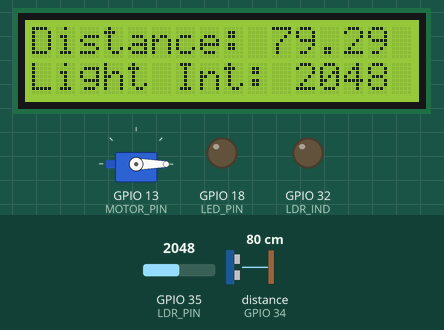
This sketch was run on a simulated ESP32. Parts: 16×2 character LCD, servo, output pins drawn as LEDs (lit = HIGH). Wiring (inferred from the names in the program): ultrasonic range finder: trigger GPIO 33; echo GPIO 34. The test bench sets the inputs (shaded band); at power-on: distance to the obstacle (sensor on GPIO 34) 80 cm, GPIO 35 (LDR_PIN) = 2048. The echo pulse lasts 58.3 µs per cm; pins used as bus, display or sensor lines are not drawn; what the sketch prints to the serial monitor is not drawn.

Above: at 1.2 s.
1.3 s: distance to the obstacle (sensor on GPIO 34) set to 12 cm
At 2.8 s:
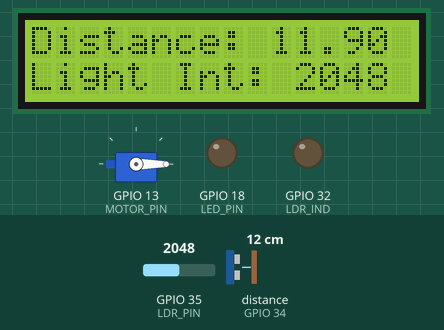
3.4 s: distance to the obstacle (sensor on GPIO 34) set to 9 cm
At 5.3 s:
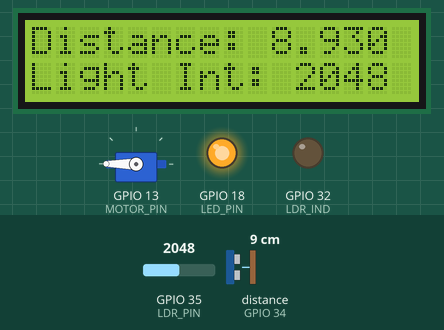
6.2 s: GPIO 35 (LDR_PIN) set to 2866
At 7.7 s:
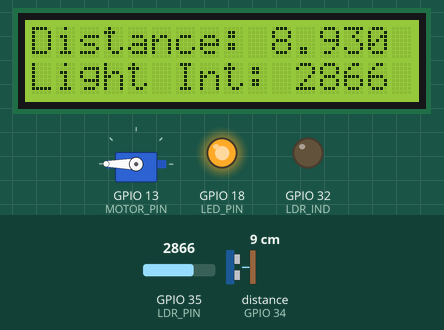
8.3 s: GPIO 35 (LDR_PIN) set to 3603
At 10.0 s:
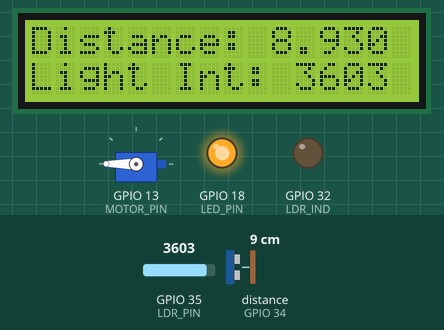
10.8 s: distance to the obstacle (sensor on GPIO 34) set to 2 cm
At 11.2 s:
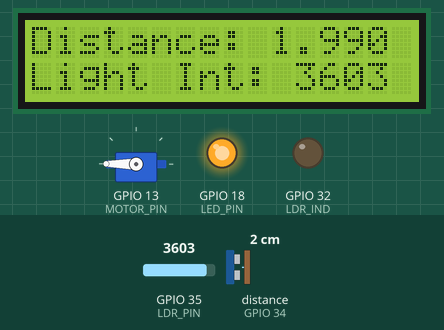
12.9 s: GPIO 35 (LDR_PIN) set to 4095
At 14.8 s:
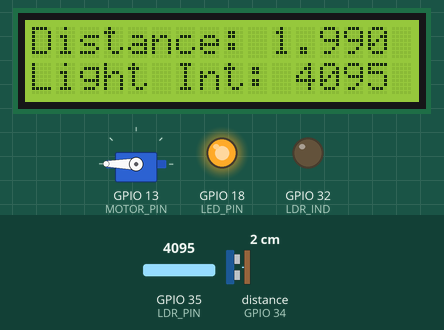
Timing chart, 0 to 16.3 s (numbered marks = the images above; inputs shaded):
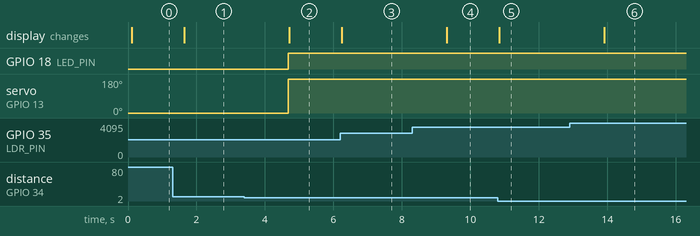

Measured:
- the behaviour switches between 11 and 10 cm on distance to the obstacle (sensor on GPIO 34) (found by bisection; images 1 and 2)
- after the input at 1.3 s, the display: changes after 0.34 s (image 1)
- after the input at 3.4 s, GPIO 18 (LED_PIN): LOW → HIGH after 1.3 s; servo on GPIO 13 (MOTOR_PIN): 0° → 180° after 1.3 s; the display: changes after 1.3 s (image 2)
- after the input at 6.2 s, the display: changes at once (image 3)
- after the input at 8.3 s, the display: changes after 1.0 s (image 4)
- after the input at 10.8 s, the display: changes after 0.05 s (image 5)
- after the input at 12.9 s, the display: changes after 1.0 s (image 6)

The sketch:

Lab6_ESP_rawData_SerialOnly.ino
```cpp
#include <LiquidCrystal_I2C.h>
#include <Wire.h>
#include <WiFi.h>
#include <ESP32Servo.h>
#include <WiFiMulti.h>
#include <HTTPClient.h>
#include <WebServer.h>
#include <ESPmDNS.h>

#define USE_SERIAL Serial
#define uS_TO_S_FACTOR 1000000ULL  /* Conversion factor for micro seconds to seconds */
#define TIME_TO_SLEEP  15        /* Time ESP32 will go to sleep (in seconds) */
RTC_DATA_ATTR int bootCount = 0;   //needed


Servo myservo;
#define TRIG_PIN 33 // ESP32 pin GIOP33 connected to Ultrasonic Sensor's TRIG pin
#define ECHO_PIN 34 // ESP32 pin GIOP34 connected to Ultrasonic Sensor's ECHO pin
#define LED_PIN  18 // LED pin set on/off based on water level
#define SDA_PIN 21 // SDA pin for LCD
#define SCL_PIN 22 // SCL pin for LCD
#define MOTOR_PIN 13 // Motor pin set on/off based on water level
#define MAX_DIST 60 //centimeters
#define LDR_PIN 35 // Light intensity
#define LDR_IND 32 // LED indicator

LiquidCrystal_I2C lcd(0x27,16,2);  // set the LCD address to 0x27 for a 16 chars and 2 line display
float duration_us, distance_cm,Water_level;
int LEDR = LOW;
const char* ssid = "Uche";
const char* password = "ashesiclassof2023";
int manualState  = LOW;
//int counter = 0;

Servo servo;

WebServer server(80);

void LEDRfunct()
{ if (manualState == HIGH) {
    LEDR = !LEDR;
    digitalWrite(LED_PIN, LEDR);
    //counter++;
    String str = "OFF";    //very little returned
    if (LEDR == HIGH ) str = "ON";
    server.send(200, "text/plain", str);
    Serial.println("red");
  }
}

void manualfunct() {
  if (manualState == HIGH) {
    manualState = LOW;
  }
  else {
    manualState = HIGH;
  }
}


void setup() {
  // put your setup code here, to run once:

  // begin serial port
  Serial.begin (115200);

  // initialize the lcd
  lcd.init();
  lcd.clear();
  lcd.backlight();

  // configure the trigger pin to output mode
  pinMode(TRIG_PIN, OUTPUT);
  // configure the echo pin to input mode
  pinMode(ECHO_PIN, INPUT);
  // configure the echo pin to input mode
  pinMode(LED_PIN, OUTPUT);

  pinMode(LDR_IND, OUTPUT);
  servo.attach(MOTOR_PIN);

  servo.write(0);


}

void loop() {
  // put your main code here, to run repeatedly:
  delay(2);
  // generate 10-microsecond pulse to TRIG pin
  digitalWrite(TRIG_PIN, HIGH);
  delayMicroseconds(10);
  digitalWrite(TRIG_PIN, LOW);

  // measure duration of pulse from ECHO pin
  duration_us = pulseIn(ECHO_PIN, HIGH);
  // calculate the distance
  distance_cm = 0.017 * duration_us;
  Water_level = distance_cm;
  if (manualState == LOW) {
    if (Water_level <= 10) {
      digitalWrite(LED_PIN, HIGH);
      servo.write(360);
    }

    else if (Water_level >= 8) {
      digitalWrite(LED_PIN, LOW);
      servo.write(0);
    }

  }

  //LDR functionality
  int ldrStatus = analogRead(LDR_PIN);
  Serial.print("Light intensity:");
  Serial.println(ldrStatus);

  Serial.print("Water level: ");
  Serial.print(Water_level);
  Serial.println(" cm");
  Serial.println("");
  Serial.print("Connected to WiFi network with IP Address: ");
  Serial.println(WiFi.localIP());

  lcd.setCursor(0,0);
  lcd.print("Distance: ");
  lcd.print(Water_level);
  lcd.setCursor(0,1);
  lcd.print("Light Int: ");
  lcd.print(ldrStatus);


  delay(1500);
}
```
